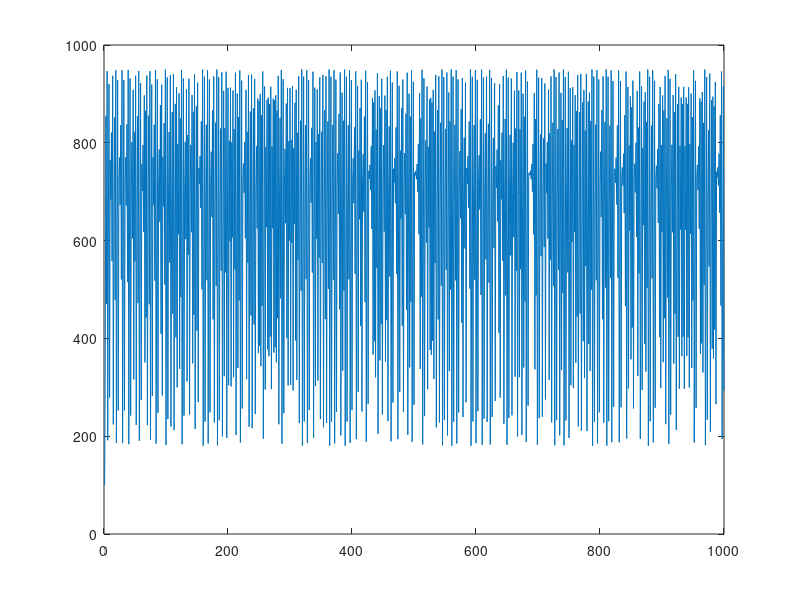

The MATLAB source for this figure:
% cell division example
% 2/22/2023
tmax = 1000;   % specify final time

n0 = 100;     % specify initial population
p = 0.95;      % survival fraction parameter
k = 1000;      % carrying capacity

n = zeros(1,tmax);
n(1,1) = n0;
for i=2:tmax,
    n(1,i) = 4 * p * n(1,i-1) * (1 - n(1,i-1)/k);
end;

figure(2); plot(n); % open figure window & plot solution
